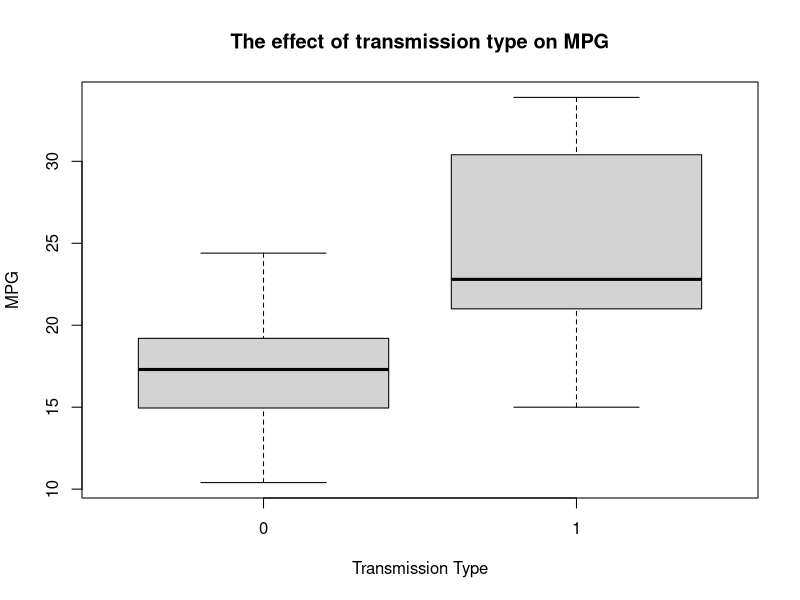
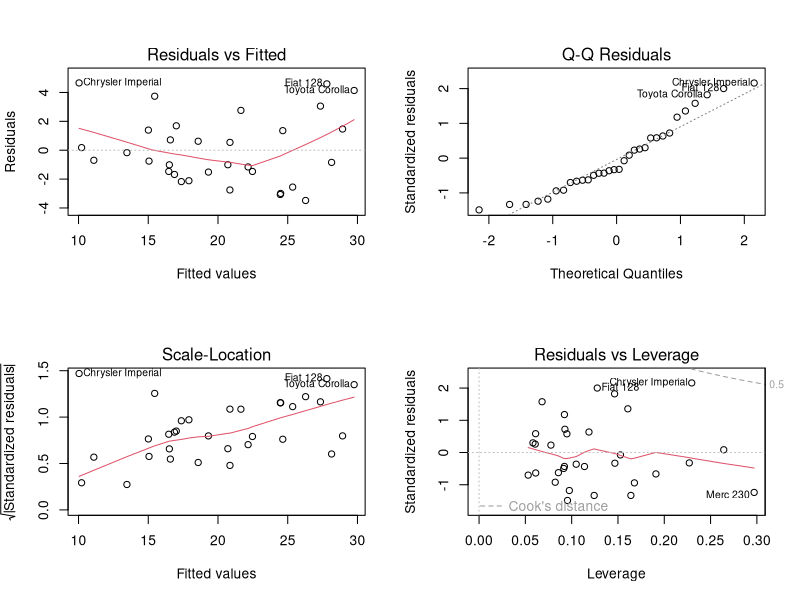

Write the R code that produced these figures, in order.
## ---- chunk 1
library(dplyr)
library(car)
## ---- chunk 2
set.seed(123)
data(mtcars)
head(mtcars)
## ---- chunk 3
mtcars %>% select(mpg, am) %>% group_by(am) %>% summarise(mean(mpg), sd(mpg))
## ---- chunk 4
boxplot(mpg~am, data = mtcars, main = "The effect of transmission type on MPG", xlab = "Transmission Type", ylab="MPG")
## ---- chunk 5
t.test(mpg~am, data = mtcars, alternative = c("less"))
## ---- chunk 6
fit <- lm(mpg~am, mtcars)
summary(fit)
## ---- chunk 7

fit2 <- lm(mpg~., mtcars)
model <- step(fit2, direction = c("backward"))
## ---- chunk 8
summary(model)
## ---- chunk 9
par(mfrow = c(2,2))
plot(model)
## ---- chunk 10
cor(model$residuals, mtcars$am)
## ---- chunk 11
shapiro.test(model$residuals)
## ---- chunk 12
mean(model$residuals)
mean(model$residuals)^2
## ---- chunk 13
library(car)
vif(model)
